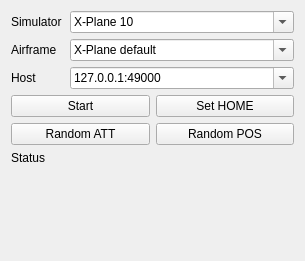
<?xml version="1.0" encoding="UTF-8"?>
<ui version="4.0">
 <class>QGCHilConfiguration</class>
 <widget class="QWidget" name="QGCHilConfiguration">
  <property name="geometry">
   <rect>
    <x>0</x>
    <y>0</y>
    <width>305</width>
    <height>261</height>
   </rect>
  </property>
  <property name="windowTitle">
   <string>Form</string>
  </property>
  <layout class="QGridLayout" name="gridLayout" columnstretch="40,60,50,50">
   <item row="1" column="1" colspan="3">
    <widget class="QComboBox" name="airframeComboBox">
     <property name="editable">
      <bool>true</bool>
     </property>
     <item>
      <property name="text">
       <string>X-Plane default</string>
      </property>
     </item>
     <item>
      <property name="text">
       <string>QRO_X/MK</string>
      </property>
     </item>
     <item>
      <property name="text">
       <string>QRO_X/Ardrone</string>
      </property>
     </item>
     <item>
      <property name="text">
       <string>QRO_X/PWM</string>
      </property>
     </item>
     <item>
      <property name="text">
       <string>Unlimited</string>
      </property>
     </item>
     <item>
      <property name="text">
       <string>Twinjet</string>
      </property>
     </item>
     <item>
      <property name="text">
       <string>Early Bird</string>
      </property>
     </item>
     <item>
      <property name="text">
       <string>Reno Racer</string>
      </property>
     </item>
     <item>
      <property name="text">
       <string>Slowstick</string>
      </property>
     </item>
     <item>
      <property name="text">
       <string>Tiny</string>
      </property>
     </item>
    </widget>
   </item>
   <item row="0" column="0">
    <widget class="QLabel" name="simLabel">
     <property name="text">
      <string>Simulator</string>
     </property>
    </widget>
   </item>
   <item row="4" column="2" colspan="2">
    <widget class="QPushButton" name="setHomeButton">
     <property name="text">
      <string>Set HOME</string>
     </property>
    </widget>
   </item>
   <item row="7" column="0">
    <widget class="QLabel" name="statusLabel">
     <property name="text">
      <string>Status</string>
     </property>
    </widget>
   </item>
   <item row="1" column="0">
    <widget class="QLabel" name="label">
     <property name="text">
      <string>Airframe</string>
     </property>
    </widget>
   </item>
   <item row="0" column="1" colspan="3">
    <widget class="QComboBox" name="simComboBox">
     <property name="editable">
      <bool>true</bool>
     </property>
     <item>
      <property name="text">
       <string>X-Plane 10</string>
      </property>
     </item>
     <item>
      <property name="text">
       <string>X-Plane 9</string>
      </property>
     </item>
    </widget>
   </item>
   <item row="2" column="1" colspan="3">
    <widget class="QComboBox" name="hostComboBox">
     <property name="editable">
      <bool>true</bool>
     </property>
     <item>
      <property name="text">
       <string>127.0.0.1:49000</string>
      </property>
     </item>
    </widget>
   </item>
   <item row="6" column="2" colspan="2">
    <widget class="QPushButton" name="randomPositionButton">
     <property name="text">
      <string>Random POS</string>
     </property>
    </widget>
   </item>
   <item row="6" column="0" colspan="2">
    <widget class="QPushButton" name="randomAttitudeButton">
     <property name="text">
      <string>Random ATT</string>
     </property>
    </widget>
   </item>
   <item row="2" column="0">
    <widget class="QLabel" name="hostLabel">
     <property name="text">
      <string>Host</string>
     </property>
    </widget>
   </item>
   <item row="4" column="0" colspan="2">
    <widget class="QPushButton" name="startButton">
     <property name="text">
      <string>Start</string>
     </property>
    </widget>
   </item>
   <item row="8" column="0">
    <spacer name="verticalSpacer">
     <property name="orientation">
      <enum>Qt::Vertical</enum>
     </property>
     <property name="sizeHint" stdset="0">
      <size>
       <width>20</width>
       <height>40</height>
      </size>
     </property>
    </spacer>
   </item>
  </layout>
 </widget>
 <resources/>
 <connections/>
</ui>
